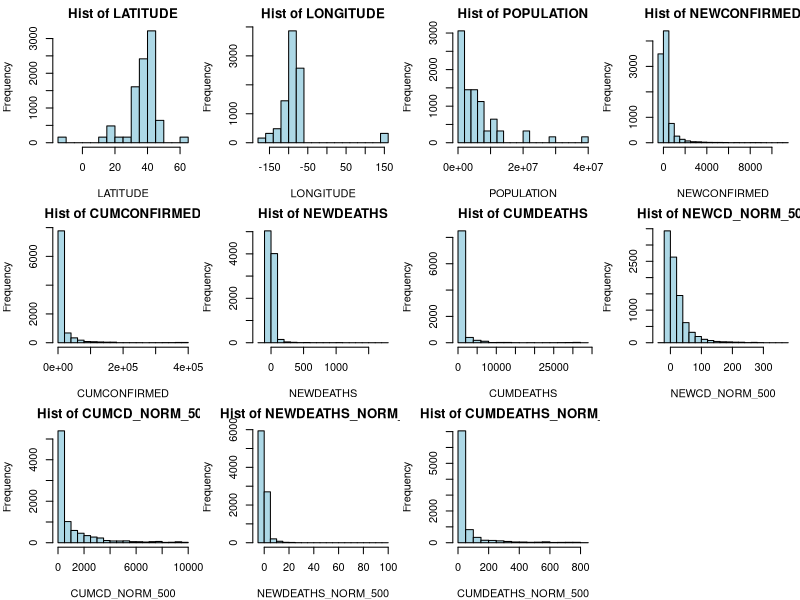
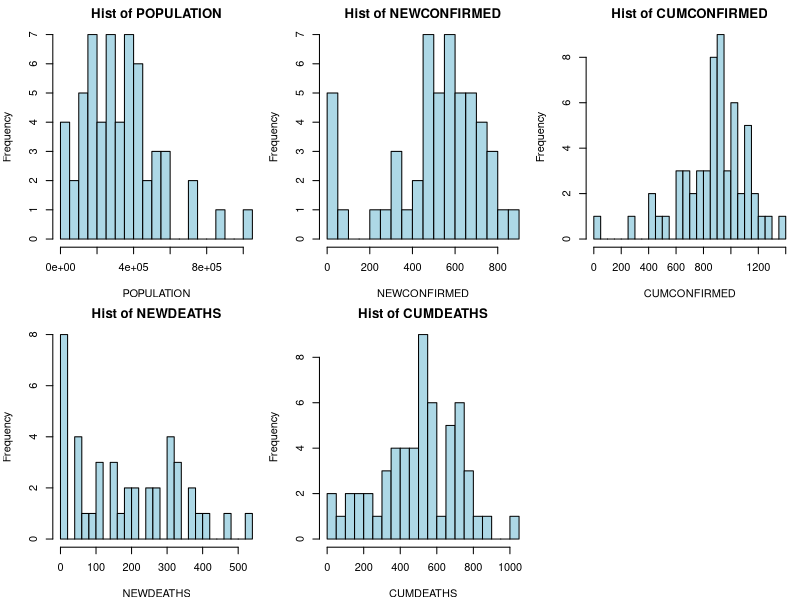
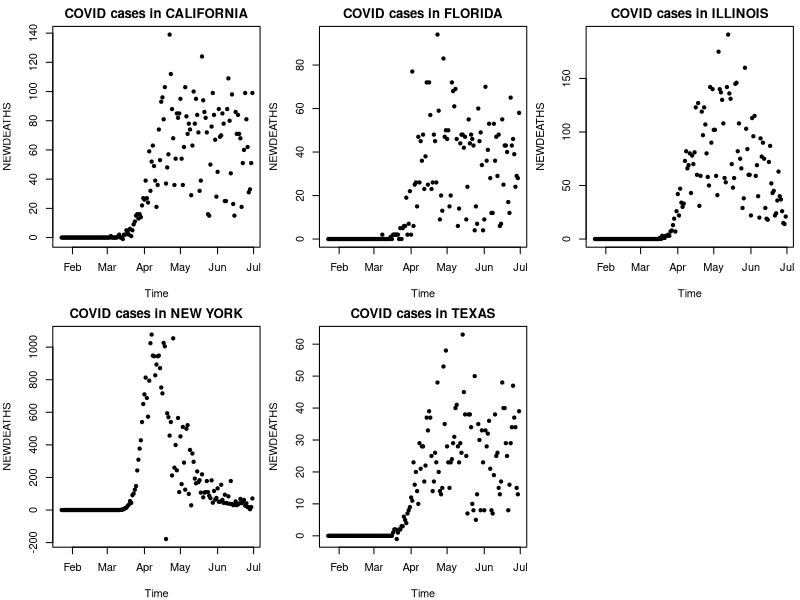
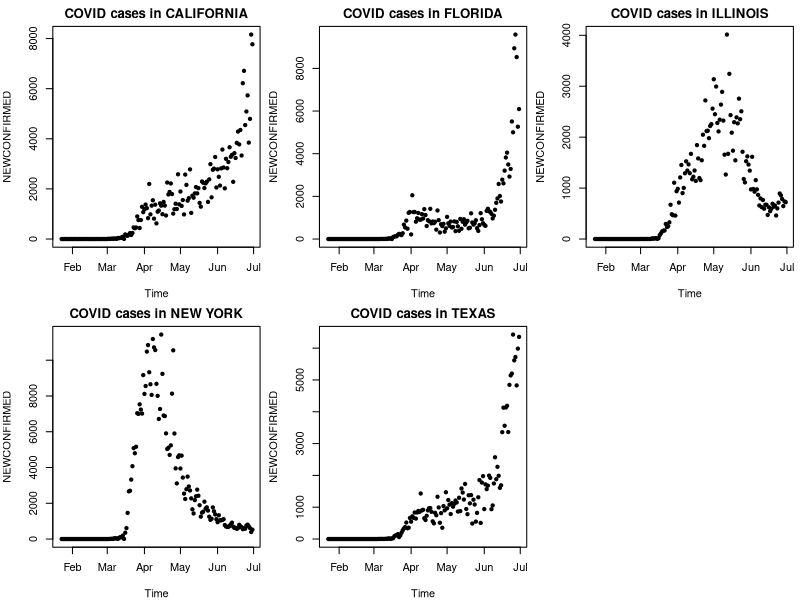

Generate these figures, in order, with R:
## ---- chunk 1
library("readxl")
library(tidyverse)
## ---- chunk 2
covid = data.frame(read_excel("covid1.xlsx"))
## ---- chunk 3
head(covid, 10)
## ---- chunk 4
cont.cols = c(5:11,14:17)
## ---- chunk 5
par(mfrow=c(3,4), mar=c(4,4,2,0.5)) # Setup grid, margins
for (j in cont.cols) {
  hist(covid[,j], xlab=colnames(covid)[j],
       main=paste("Hist of", colnames(covid)[j]),
       col="lightblue", breaks=20)
}
## ---- chunk 6
grouped.df = covid %>% group_by(STATE) %>% summarize(POPULATION = sum(sqrt(POPULATION), na.rm = TRUE), NEWCONFIRMED = sum(log(NEWCONFIRMED+1), na.rm = TRUE), CUMCONFIRMED = sum(log(CUMCONFIRMED+1), na.rm = TRUE), NEWDEATHS=sum(log(NEWDEATHS+1), na.rm = TRUE), CUMDEATHS=sum(log(CUMDEATHS+1), na.rm = TRUE)) %>% data.frame()
## ---- chunk 7
grouped.df
## ---- chunk 8
par(mfrow=c(2,3), mar=c(4,4,2,0.5)) # Setup grid, margins
for (j in (2:6)) {
  hist(grouped.df[,j], xlab=colnames(grouped.df)[j],
       main=paste("Hist of", colnames(grouped.df)[j]),
       col="lightblue", breaks=20)
}
## ---- chunk 9
# generate top n states with the most people
top_pop_states <- function(data, n=5) {
  d = data %>% group_by(STATE) %>% summarize(POPULATION = mean(POPULATION, na.rm = TRUE))
  
  return (top_n(d, n=n, wt=POPULATION)[[1]])                             
}
## ---- chunk 10
# plot covid cases for top population states
plot_states <- function(data, feature, n=5, x=2, y=3) {
  top_states = top_pop_states(covid, n)
  par(mfrow=c(x,y), mar=c(4,4,2,0.5)) # Setup grid, margins
  for (state in top_states) {
    d = data %>% filter(STATE == state) %>% select(POPULATION, DATE, NEWCONFIRMED, CUMCONFIRMED, NEWDEATHS, CUMDEATHS)
    plot(d$DATE, d[,feature], xlab = "Time", ylab = feature, main = paste("COVID cases in", state), pch = 20)
  }
}
## ---- chunk 11
plot_states(covid, 'NEWDEATHS')
## ---- chunk 12
plot_states(covid, 'NEWCONFIRMED')
